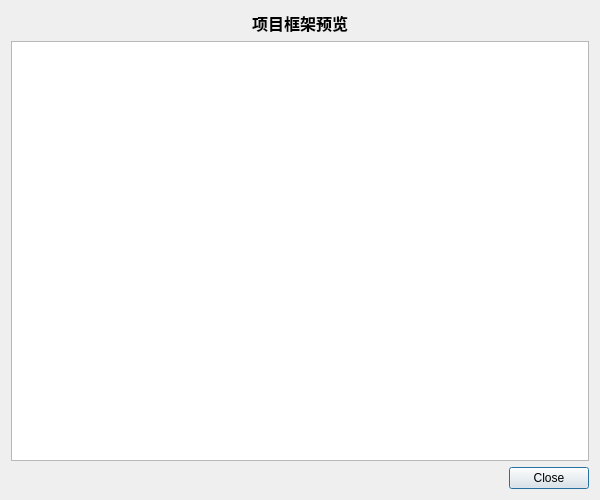
<?xml version="1.0" encoding="UTF-8"?>
<ui version="4.0">
 <class>ProjectPreviewDialog</class>
 <widget class="QDialog" name="ProjectPreviewDialog">
  <property name="geometry">
   <rect>
    <x>0</x>
    <y>0</y>
    <width>600</width>
    <height>500</height>
   </rect>
  </property>
  <property name="windowTitle">
   <string>项目框架预览</string>
  </property>
  <layout class="QVBoxLayout" name="verticalLayout">
   <item>
    <widget class="QLabel" name="titleLabel">
     <property name="font">
      <font>
       <pointsize>12</pointsize>
       <weight>75</weight>
       <bold>true</bold>
      </font>
     </property>
     <property name="text">
      <string>项目框架预览</string>
     </property>
     <property name="alignment">
      <set>Qt::AlignCenter</set>
     </property>
    </widget>
   </item>
   <item>
    <widget class="QTreeWidget" name="previewTreeWidget">
     <property name="alternatingRowColors">
      <bool>true</bool>
     </property>
     <attribute name="headerVisible">
      <bool>false</bool>
     </attribute>
     <column>
      <property name="text">
       <string>文件/目录</string>
      </property>
     </column>
    </widget>
   </item>
   <item>
    <widget class="QDialogButtonBox" name="buttonBox">
     <property name="orientation">
      <enum>Qt::Horizontal</enum>
     </property>
     <property name="standardButtons">
      <set>QDialogButtonBox::Close</set>
     </property>
    </widget>
   </item>
  </layout>
 </widget>
 <resources/>
 <connections>
  <connection>
   <sender>buttonBox</sender>
   <signal>accepted()</signal>
   <receiver>ProjectPreviewDialog</receiver>
   <slot>accept()</slot>
   <hints>
    <hint type="sourcelabel">
     <x>248</x>
     <y>254</y>
    </hint>
    <hint type="destinationlabel">
     <x>157</x>
     <y>274</y>
    </hint>
   </hints>
  </connection>
  <connection>
   <sender>buttonBox</sender>
   <signal>rejected()</signal>
   <receiver>ProjectPreviewDialog</receiver>
   <slot>reject()</slot>
   <hints>
    <hint type="sourcelabel">
     <x>316</x>
     <y>260</y>
    </hint>
    <hint type="destinationlabel">
     <x>286</x>
     <y>274</y>
    </hint>
   </hints>
  </connection>
 </connections>
</ui>
